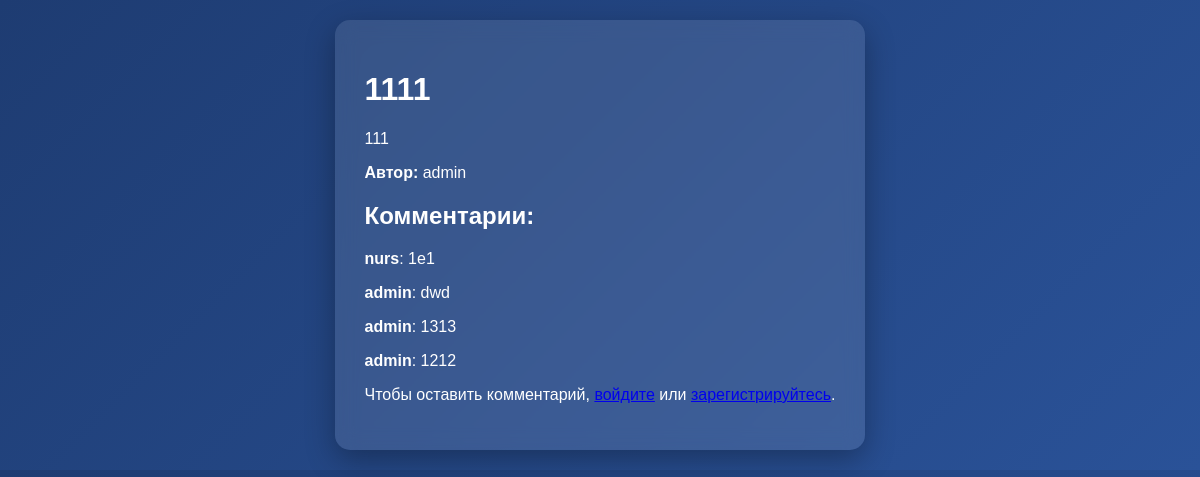
The app's page /11/ with its own data.
### news/models.py (models this page shows, shortened)
class News(models.Model):
    title = models.CharField(max_length=30, null=False)
    content = models.TextField( null=False)
    author = models.ForeignKey(User, on_delete=models.CASCADE)
    created_at = models.DateTimeField(auto_now_add=True)

class Comment(models.Model):
    news = models.ForeignKey(News, on_delete=models.CASCADE, related_name='comments')
    author = models.ForeignKey(User, on_delete=models.SET_NULL, null=True, blank=True)  # Автор комментария (если авторизован)
    author_comment = models.CharField(max_length=60, default="Аноним")  # Имя анонима
    content = models.TextField(null=False)
    created_at = models.DateTimeField(auto_now_add=True)

### news/views.py (the view, shortened to what this page needs)
# urls.py: path('<int:pk>/', NewsDetailView.as_view(), name='news_detail'),
class NewsDetailView(View):
    def get(self, request, pk):
        news=get_object_or_404(News, pk=pk)
        comments=news.comments.all().order_by('-created_at')
        return render(request, 'news/news_detail.html', {'news': news, 'comments': comments})

### news/templates/news/news_detail.html (shortened to what this page needs)
<!DOCTYPE html>
<html lang="ru">
<head>
</head>
<body>
    <div class="container">
        <h1>{{ news.title }}</h1>
        <p>{{ news.content }}</p>
        <p><strong>Автор:</strong> {{ news.author.username }}</p>
        <h2>Комментарии:</h2>
        <div class="comment-section">
            {% for comment in comments %}
                <p><strong>{{ comment.author_comment }}</strong>: {{ comment.content }}</p>
            {% empty %}
                <p>Комментариев пока нет.</p>
            {% endfor %}
        </div>
{% if user.is_authenticated %}
    <form method="POST">
        {% csrf_token %}
        <textarea name="content" placeholder="Ваш комментарий" required></textarea>
        <button type="submit" class="submit-button">Добавить комментарий</button>
    </form>
{% else %}
    <p>Чтобы оставить комментарий, <a href="{% url 'login' %}">войдите</a> или <a href="{% url 'signup' %}">зарегистрируйтесь</a>.</p>
{% endif %}
    </div>
</body>
</html>

### news/templates/news/news_detail.html (style rules this page uses)
body { font-family: 'Poppins', sans-serif; display: flex; flex-direction: column; align-items: center; background: linear-gradient(135deg, #1e3c72, #2a5298); color: white; margin: 0; padding: 20px; }
.container { max-width: 800px; background: rgba(255, 255, 255, 0.1); padding: 30px; border-radius: 15px; box-shadow: 0px 10px 30px rgba(0, 0, 0, 0.3); backdrop-filter: blur(10px); animation: fadeIn 0.8s ease-in-out; }
.comment-section { margin-top: 20px; }

### records on screen
News: title "1111", content "111", author.username "admin"
Comment: author_comment "nurs", content "1e1"
Comment: author_comment "admin", content "dwd"
Comment: author_comment "admin", content "1313"
Comment: author_comment "admin", content "1212"
